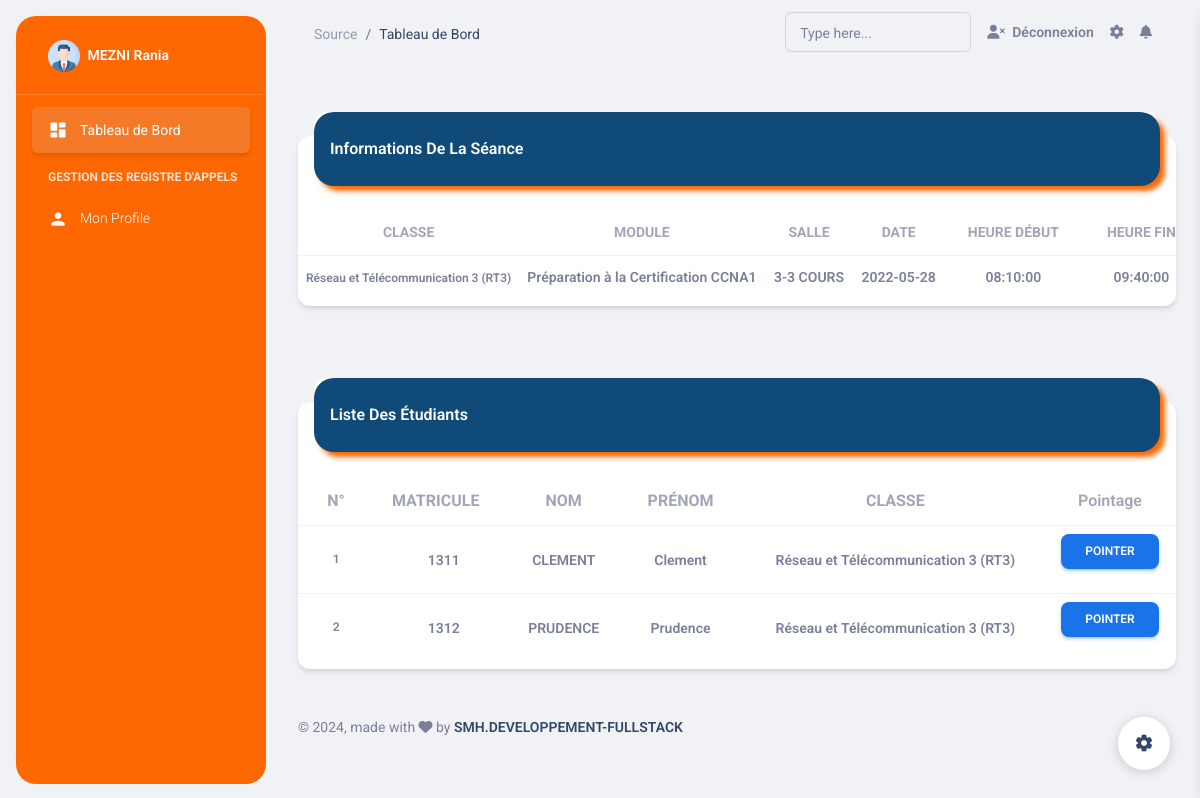
Screenshot of /espace/src/seances.php (signed in) with the database file from the repository.
### tables this page shows
CREATE TABLE `enseignants` (
  `ID` int(11) NOT NULL,
  `MATRICULE` int(10) NOT NULL,
  `NOM` varchar(100) NOT NULL,
  `PRENOM` varchar(100) NOT NULL,
  `TELEPHONE` varchar(20) NOT NULL,
  `ADRESSE` varchar(255) NOT NULL,
  `EMAIL` varchar(100) NOT NULL,
  `GRADE` varchar(100) NOT NULL
);

CREATE TABLE `seance` (
  `ID` int(11) NOT NULL,
  `CLASSE` varchar(100) NOT NULL,
  `MODULE` varchar(100) NOT NULL,
  `TYPE_SALLE` varchar(10) NOT NULL,
  `DATE_SEANCE` date NOT NULL,
  `HEURE_DEBUT` time NOT NULL,
  `HEURE_FIN` time NOT NULL,
  `MAT_ENSEIGNANT` int(10) NOT NULL,
  `ETAT` int(11) NOT NULL DEFAULT 0
);

CREATE TABLE `classe` (
  `ID` int(11) NOT NULL,
  `MAT_ETUDIANT` int(10) NOT NULL,
  `NOM_ETUDIANT` varchar(100) NOT NULL,
  `PRENOM_ETUDIANT` varchar(100) NOT NULL,
  `GROUPE` varchar(100) NOT NULL
);

### espace/src/seances.php (the view, shortened to what this page needs)
<?php include('header.php') ?>
<?php
    $seance="SELECT * FROM seance WHERE MAT_ENSEIGNANT='$matricule' AND ETAT='0'";
    $result_seance=$pdo->prepare($seance);
    $result_seance->execute();
    $info_seance = $result_seance->fetch();
    $etudiant="SELECT * FROM classe WHERE GROUPE='".$info_seance['CLASSE']."'";
    $result_etudiant=$pdo->prepare($etudiant);
    $result_etudiant->execute();
?>
    <div class="container-fluid mt-5">
      <div class="row">
        <div class="col-12">
          <div class="card my-4">
            <div class="card-header p-0 position-relative mt-n4 mx-3 z-index-2">
              <div class="coloreted1 pt-4 pb-3">
                <h6 class="text-white text-capitalize ps-3">Informations de la séance</h6>
              </div>
            </div>
            <div class="card-body px-0 pb-2">
              <div class="table-responsive p-0">
                <table class="table align-items-center mb-0">
                  <thead>
                    <tr>
                      <th class="text-center text-uppercase text-secondary text-sm  font-weight-bolder opacity-7">Classe</th>
                      <th class="text-center text-uppercase text-secondary text-sm  font-weight-bolder opacity-7">Module</th>
                      <th class="text-center text-uppercase text-secondary text-sm  font-weight-bolder opacity-7">Salle</th>
                      <th class="text-center text-uppercase text-secondary text-sm  font-weight-bolder opacity-7">Date</th>
                      <th class="text-center text-uppercase text-secondary text-sm font-weight-bolder opacity-7">Heure Début</th>
                      <th class="text-center text-uppercase text-secondary text-sm font-weight-bolder opacity-7">Heure Fin</th>
                    </tr>
                  </thead>
                  <tbody>
                        <tr>
                            <td class="align-middle text-center">
                                    <span class="text-secondary text-xs font-weight-bold"><?= $info_seance['CLASSE'] ?></span>
                                </td>
                                <td class="align-middle text-center">
                                    <span class="text-secondary text-sm font-weight-bold"><?= $info_seance['MODULE'] ?></span>
                                </td>
                                <td class="align-middle text-center">
                                    <span class="text-secondary text-sm font-weight-bold"><?= $info_seance['TYPE_SALLE'] ?></span>
                                </td>
                                <td class="align-middle text-center">
                                    <span class="text-secondary text-sm font-weight-bold"><?= $info_seance['DATE_SEANCE'] ?></span>
                                </td>
                                <td class="align-middle text-center">
                                    <span class="text-secondary text-sm font-weight-bold"><?= $info_seance['HEURE_DEBUT'] ?></span>
                                </td>
                                <td class="align-middle text-center">
                                    <span class="text-secondary text-sm font-weight-bold"><?= $info_seance['HEURE_FIN'] ?></span>
                                </td>
                            </tr>
                  </tbody>
                </table>
              </div>
            </div>
          </div>
        </div>
      </div>
    </div>
    <div class="container-fluid mt-5">
      <div class="row">
        <div class="col-12">
          <div class="card my-4">
            <div class="card-header p-0 position-relative mt-n4 mx-3 z-index-2">
              <div class="coloreted1 pt-4 pb-3">
                <h6 class="text-white text-capitalize ps-3">Liste des étudiants</h6>
              </div>
            </div>
            <div class="card-body px-0 pb-2">
              <div class="table-responsive p-0">
                <table class="table align-items-center mb-0">
                  <thead>
                    <tr>
                      <th class="text-uppercase text-secondary text-center font-weight-bolder opacity-7">N°</th>
                      <th class="text-uppercase text-secondary  text-center font-weight-bolder opacity-7 ps-2">Matricule</th>
                      <th class="text-center text-uppercase text-secondary font-weight-bolder opacity-7">Nom</th>
                      <th class="text-center text-uppercase text-secondary font-weight-bolder opacity-7">Prénom</th>
                      <th class="text-center text-uppercase text-secondary font-weight-bolder opacity-7">Classe</th>
                      <th class="text-secondary opacity-7 text-center">Pointage</th>
                    </tr>
                  </thead>
                  <tbody>
                    <?php
                        $count = 1;
                        while($etudiants=$result_etudiant->fetch()) { ?>
                        <tr>
                                <td>
                                    <p class="text-xs font-weight-bold mb-0 text-center"><?= $count++ ?></p>
                                </td>
                                <td class="align-middle text-center">
                                    <span class="text-secondary text-sm text-center font-weight-bold"><?= $etudiants['MAT_ETUDIANT'] ?></span>
                                </td>
                                <td class="align-middle text-center">
                                    <span class="text-secondary text-sm font-weight-bold"><?= $etudiants['NOM_ETUDIANT'] ?></span>
                                </td>
                                <td class="align-middle text-center">
                                    <span class="text-secondary text-sm font-weight-bold"><?= $etudiants['PRENOM_ETUDIANT'] ?></span>
                                </td>
                                <td class="align-middle text-center">
                                    <span class="text-secondary text-sm font-weight-bold"><?= $etudiants['GROUPE'] ?></span>
                                </td>
                                <td class="align-middle text-center">
                                    <a href="statut.php?content=Pointage&mat_etudiant=<?= $etudiants['MAT_ETUDIANT'] ?>&date=<?= $info_seance['DATE_SEANCE'] ?>&debut=<?= $info_seance['HEURE_DEBUT'] ?>&fin=<?= $info_seance['HEURE_FIN'] ?>" class="btn btn-info font-weight-bold text-xs text-white" data-toggle="tooltip" data-original-title="Edit user">
                                        Pointer
                                    </a>
                                </td>
                            </tr>
                    <?php } ?>
                  </tbody>
                </table>
              </div>
            </div>
          </div>
        </div>
      </div>
    </div>
      <?php include('footer.php') ?>
</body>
</html>

### espace/src/header.php (shortened to what this page needs)
<?php include('../../actions/config.php') ?>
<!DOCTYPE html>
<html lang="fr">
<head>
  <link href="../assets/css/nucleo-icons.css" rel="stylesheet" />
  <link href="../assets/css/nucleo-svg.css" rel="stylesheet" />
  <link id="pagestyle" href="../assets/css/material-dashboard.css?v=3.0.2" rel="stylesheet" />
</head>
<body class="g-sidenav-show  bg-gray-200">
<?php
    $matricule = $_SESSION['USER'];
    $utilisateur_req="SELECT * FROM enseignants WHERE MATRICULE='$matricule'";
    $result_utilisateur=$pdo->prepare($utilisateur_req);
    $result_utilisateur->execute();
    $utilisateur = $result_utilisateur->fetch();
   ?>
  <aside class="sidenav navbar navbar-vertical navbar-expand-xs border-0 border-radius-xl my-3 fixed-start ms-3   coloreted" id="sidenav-main">
    <div class="sidenav-header">
      <a class="navbar-brand m-0" href=" https://demos.creative-tim.com/material-dashboard/pages/dashboard " target="_blank">
        <img src="../assets/img/profile.png" class="navbar-brand-img h-100" alt="main_logo">
        <span class="ms-1 font-weight-bold text-white"><?= $utilisateur['NOM']." ".$utilisateur['PRENOM']  ?></span>
      </a>
    </div>
    <hr class="horizontal light mt-0 mb-2">
    <div class="collapse navbar-collapse  w-auto " id="sidenav-collapse-main">
      <ul class="navbar-nav">
        <li class="nav-item">
          <a class="nav-link text-white active coloreted2" href="index.php?content=Accueil">
            <div class="text-white text-center me-2 d-flex align-items-center justify-content-center">
              <i class="material-icons opacity-10">dashboard</i>
            </div>
            <span class="nav-link-text ms-1">Tableau de Bord</span>
          </a>
        <li class="nav-item mt-3">
          <h6 class="ps-4 ms-2 text-uppercase text-xs text-white font-weight-bolder opacity-8">GESTION DES REGISTRE d'APPELS</h6>
        </li>
        <li class="nav-item">
          <a class="nav-link text-white " href="profile.php?content=Profile">
            <div class="text-white text-center me-2 d-flex align-items-center justify-content-center">
              <i class="material-icons opacity-10">person</i>
            </div>
            <span class="nav-link-text ms-1">Mon Profile</span>
          </a>
        </li>
      </ul>
    </div>
  </aside>
  <main class="main-content position-relative max-height-vh-100 h-100 border-radius-lg ">
    <nav class="navbar navbar-main navbar-expand-lg px-0 mx-4 shadow-none border-radius-xl" id="navbarBlur" navbar-scroll="true">
      <div class="container-fluid py-1 px-3">
        <nav aria-label="breadcrumb">
          <ol class="breadcrumb bg-transparent mb-0 pb-0 pt-1 px-0 me-sm-6 me-5">
            <li class="breadcrumb-item text-sm"><a class="opacity-5 text-dark" href="javascript:;">Source</a></li>
            <li class="breadcrumb-item text-sm text-dark active" aria-current="page">Tableau de Bord</li>
          </ol>
        </nav>
        <div class="collapse navbar-collapse mt-sm-0 mt-2 me-md-0 me-sm-4" id="navbar">
          <div class="ms-md-auto pe-md-3 d-flex align-items-center">
            <div class="input-group input-group-outline">
              <label class="form-label">Type here...</label>
              <input type="text" class="form-control">
            </div>
          </div>
          <ul class="navbar-nav  justify-content-end">
            <li class="nav-item d-flex align-items-center">
              <a href="../actions/logout.php" onclick="return confirm('Vous allez être déconnecter');"class="nav-link text-body font-weight-bold px-0">
                <i class="fa fa-user-times me-sm-1"></i>
                <span class="d-sm-inline d-none">Déconnexion</span>
              </a>
            </li>
            <li class="nav-item px-3 d-flex align-items-center">
              <a href="javascript:;" class="nav-link text-body p-0">
                <i class="fa fa-cog fixed-plugin-button-nav cursor-pointer"></i>
              </a>
            </li>
            <li class="nav-item dropdown pe-2 d-flex align-items-center">
              <a href="javascript:;" class="nav-link text-body p-0" id="dropdownMenuButton" data-bs-toggle="dropdown" aria-expanded="false">
                <i class="fa fa-bell cursor-pointer"></i>
              </a>
            </li>
          </ul>
        </div>
      </div>
    </nav>

### espace/src/header.php (style rules this page uses)
.coloreted { background: #ff6700; box-shadow: 5px 5px 5px #0f4a79; border-radius: 20px; }
.coloreted1 { background: #0f4a79; box-shadow: 5px 5px 5px #ff6700; border-radius: 20px; }
.coloreted2 { background: #000000; }

### rows the page displays
enseignants: NOM "MEZNI", PRENOM "Rania"
seance: CLASSE "Réseau et Télécommunication 3 (RT3)", MODULE "Préparation à la Certification CCNA1", TYPE_SALLE "3-3 COURS", DATE_SEANCE "2022-05-28", HEURE_DEBUT "08:10:00", HEURE_FIN "09:40:00"
classe: MAT_ETUDIANT "1311", NOM_ETUDIANT "CLEMENT", PRENOM_ETUDIANT "Clement", GROUPE "Réseau et Télécommunication 3 (RT3)"
classe: MAT_ETUDIANT "1312", NOM_ETUDIANT "PRUDENCE", PRENOM_ETUDIANT "Prudence", GROUPE "Réseau et Télécommunication 3 (RT3)"
